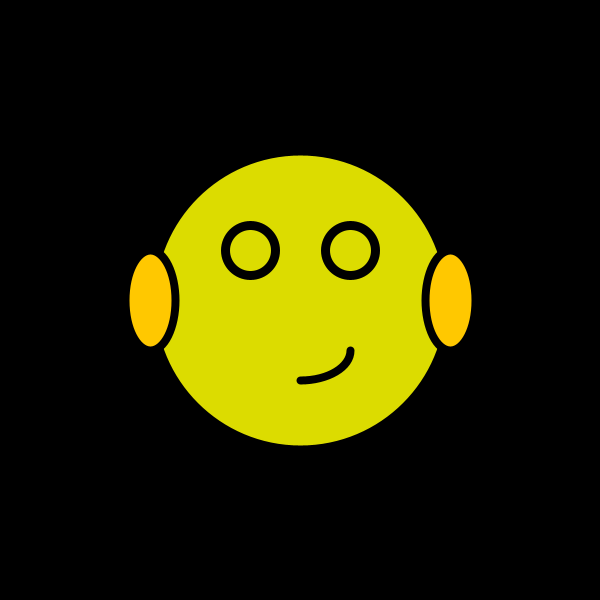
Frame 1 (no input)
Frame 60 (the mouse pressed at the canvas centre just before this capture): identical to frame 1, image omitted
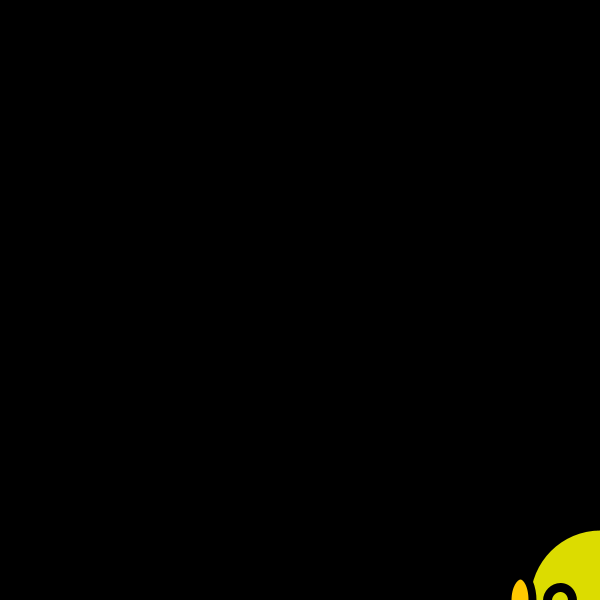
Frame 120 (the mouse held since frame 60 and released just before this capture)

The Processing sketch that drew these frames (run headless with seeded random() and noise(); from frame 60 on, the mouse is pressed at the canvas centre):

// Processing sketch: processing_105622
// ── processing_105622.pde

//Tia Vu
//Big creature, small creature
//click mouse to make it go to a small creature

void setup() {
  size(600, 600);
  smooth();
}

//==================================================
void draw() {
  if (mousePressed) {
    draw2();
  } else {
    draw3();
  }
}


void draw3 () {
  background(0);
  fill(220, 220, 0);
  //head and body
  strokeWeight(10);
  ellipse(300+mouseX, 300+mouseY, 300, 300);

  //rightarm
  fill(255, 200, 0);
  strokeWeight(8);
  ellipse(450+mouseX, 300+mouseY, 50, 100);

  //Leftarm
  strokeWeight(8);
  ellipse(150+mouseX, 300+mouseY, 50, 100);

  //mouth
  fill(220, 220, 0);
  arc(300+mouseX, 350+mouseY, 100, 60, 0, HALF_PI);
  noFill();

  //eyes
  strokeWeight(9);
  ellipse(350+mouseX, 250+mouseY, 50, 50);

  //eyes
  strokeWeight(9);
  ellipse(250+mouseX, 250+mouseY, 50, 50);
}

//==============================================

//small creature

void draw2 () {
  background(0);
  fill(220, 220, 0);
  //head and body
  strokeWeight(10);
  ellipse(300+mouseX, 300+mouseY, 150, 150);

  //rightarm
  fill(255, 200, 0);
  strokeWeight(8);
  ellipse(378+mouseX, 300+mouseY, 25, 50);

  //Leftarm
  strokeWeight(8);
  ellipse(220+mouseX, 300+mouseY, 25, 50);

  //mouth
  fill(220, 220, 0);
  arc(300+mouseX, 330+mouseY, 50, 30, 0, HALF_PI);
  noFill();

  //eyes
  strokeWeight(9);
  ellipse(340+mouseX, 300+mouseY, 25, 25);

  //eyes
  strokeWeight(9);
  ellipse(260+mouseX, 300+mouseY, 25, 25);
}


//==============================================
